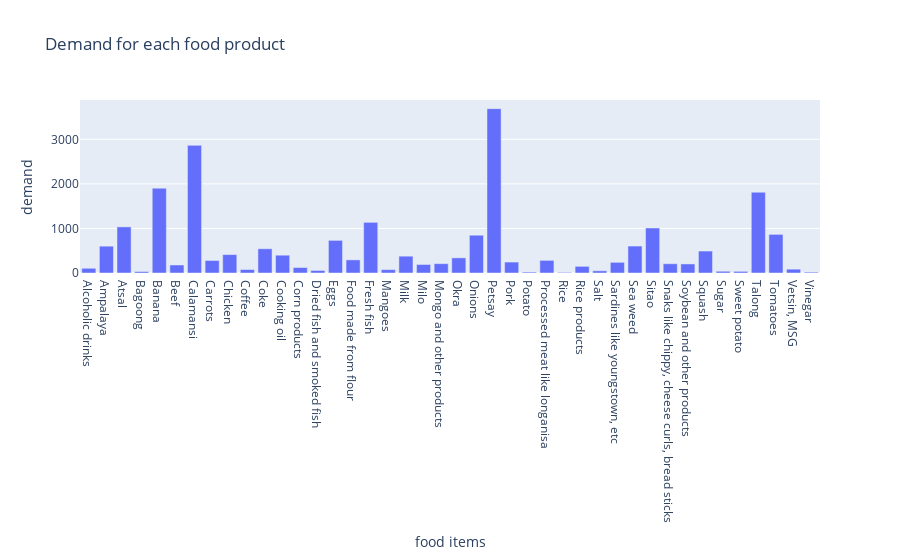

The notebook cell saved with this chart:
### Code cell
# To see the demnads of each food item
import plotly.express as px
import pandas as pd
%matplotlib notebook
demand_df = pd.DataFrame({'demand': result.demands(xref,pbar)})
px.bar(demand_df,x=list(result.demands(xref,pbar).index), y=demand_df['demand'], title='Demand for each food product', labels={"x" : 'food items'})

### Figure 1 — Plotly figure (JSON) as saved in the notebook; plotly's stock layout.template omitted (floating-point values rounded to 4 significant figures)
{"data": [{"alignmentgroup": "True", "hovertemplate": "food items=%{x}<br>demand=%{y}<extra></extra>", "legendgroup": "", "marker": {"color": "#636efa", "pattern": {"shape": ""}}, "name": "", "offsetgroup": "", "orientation": "v", "showlegend": false, "textposition": "auto", "type": "bar", "x": ["Alcoholic drinks", "Ampalaya", "Atsal", "Bagoong", "Banana", "Beef", "Calamansi", "Carrots", "Chicken", "Coffee", "Coke", "Cooking oil", "Corn products", "Dried fish and smoked fish", "Eggs", "Food made from flour", "Fresh fish", "Mangoes", "Milk", "Milo", "Mongo and other products", "Okra", "Onions", "Petsay", "Pork", "Potato", "Processed meat like longanisa", "Rice", "Rice products", "Salt", "Sardines like youngstown, etc", "Sea weed", "Sitao", "Snaks like chippy, cheese curls, bread sticks", "Soybean and other products", "Squash", "Sugar", "Sweet potato", "Talong", "Tomatoes", "Vetsin, MSG", "Vinegar"], "xaxis": "x", "y": [106.0, 602.5, 1035.0, 33.06, 1903.0, 180.3, 2865.0, 280.7, 413.2, 77.87, 544.0, 399.8, 122.9, 57.0, 732.3, 294.4, 1137.0, 75.73, 378.1, 191.0, 209.6, 340.1, 848.2, 3689.0, 245.4, 20.88, 283.6, 14.6, 149.5, 49.72, 239.5, 605.1, 1010.0, 208.0, 203.1, 493.0, 38.97, 36.83, 1812.0, 866.8, 85.86, 19.81], "yaxis": "y"}], "layout": {"barmode": "relative", "legend": {"tracegroupgap": 0}, "title": {"text": "Demand for each food product"}, "xaxis": {"anchor": "y", "domain": [0, 1], "title": {"text": "food items"}}, "yaxis": {"anchor": "x", "domain": [0, 1], "title": {"text": "demand"}}}}
